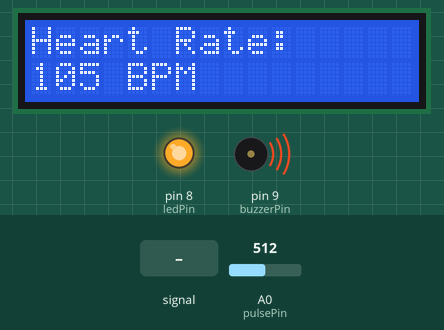
This sketch was run on a simulated Arduino Uno, built with avr-gcc and run on an emulated ATmega328P. Parts: 16×2 character LCD, output pins drawn as LEDs (lit = HIGH), buzzer (waves = sounding, pin HIGH). Inputs (shaded band) come from the test bench; at power-on: A0 (pulsePin) = 512. What the sketch prints to the serial monitor is not drawn.

Above: at 1.2 s.
1.3 s: A0 (pulsePin) fed a 200 Hz sine of ±81 counts around its level
At 2.7 s:
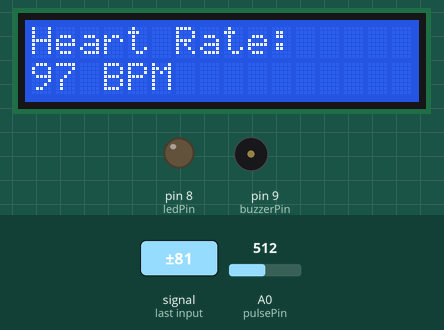
5.4 s: A0 (pulsePin) set to 716
At 6.5 s:
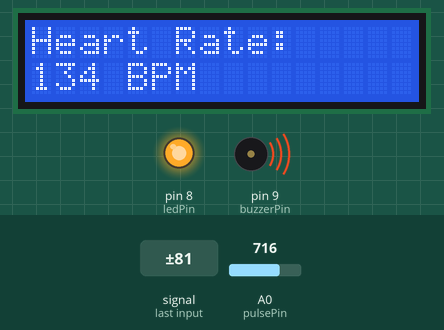
7.7 s: A0 (pulsePin) fed a 1000 Hz sine of ±255 counts around its level
At 9.0 s:
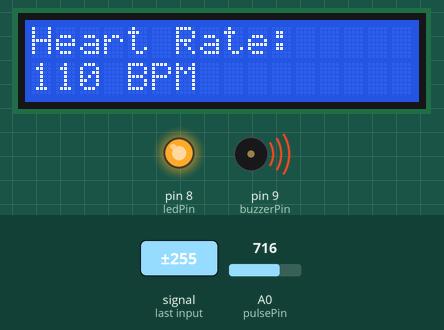
10.7 s: A0 (pulsePin) set to 900
At 12.0 s:
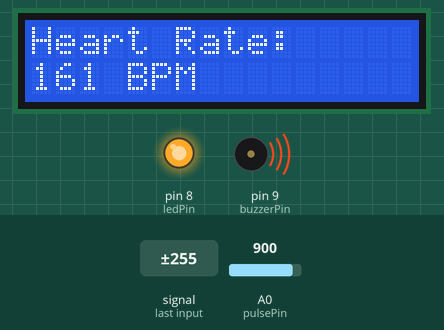
12.8 s: A0 (pulsePin) set to 1023
At 13.9 s:
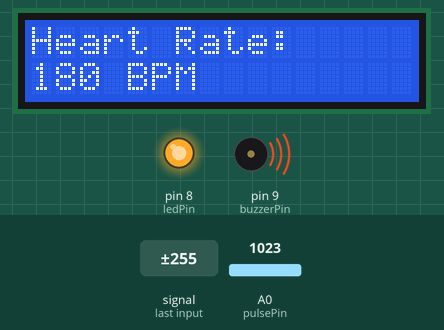
Timing chart, 0 to 15.8 s (numbered marks = the images above; inputs shaded):
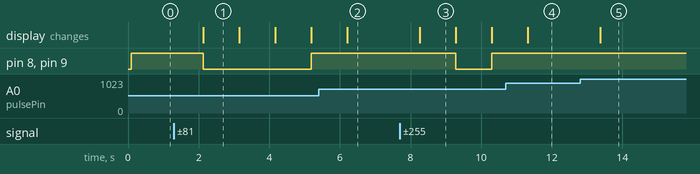

Measured:
- after the input at 1.3 s, pin 8 (ledPin), pin 9 (buzzerPin): HIGH → LOW after 0.83 s, → HIGH 3.1 s later; the display: changes after 0.83 s (image 1)
- after the input at 5.4 s, pin 8 (ledPin), pin 9 (buzzerPin): stays HIGH (without the input it goes to LOW after 0.81 s)
- after the input at 7.7 s, pin 8 (ledPin), pin 9 (buzzerPin): HIGH → LOW after 1.6 s, → HIGH 1.0 s later; the display: changes after 0.56 s (image 3)
- after the input at 12.8 s, the display: changes after 0.57 s (image 5)
- what the display in image 1 shows lasts 1.0 s, from 2.1 s to 3.1 s

The sketch:

heart_rate.ino
```cpp
// This Code is Designed by Prince Kushwaha from COSM Electronicsl
#include <Wire.h>
#include <LiquidCrystal_I2C.h>

// Define the LCD address and dimensions
LiquidCrystal_I2C lcd(0x27, 16, 2); // Change the address to 0x3F if 0x27 doesn't work

// Define pins for the components
const int pulsePin = A0;   // Pulse rate sensor connected to analog pin A0
const int buzzerPin = 9;   // Buzzer connected to digital pin 9
const int ledPin = 8;      // LED connected to digital pin 8

// Define threshold values for the heart rate danger zone
const int lowerThreshold = 60;  // Lower threshold for heart rate (BPM)
const int upperThreshold = 100; // Upper threshold for heart rate (BPM)

void setup() {
  // Initialize the serial communication for debugging
  Serial.begin(9600);

  // Initialize the LCD
  lcd.init();
  lcd.backlight();

  // Set the buzzer and LED pins as output
  pinMode(buzzerPin, OUTPUT);
  pinMode(ledPin, OUTPUT);

  // Ensure the buzzer and LED are off at the start
  digitalWrite(buzzerPin, LOW);
  digitalWrite(ledPin, LOW);
}

void loop() {
  // Read the value from the pulse sensor
  int pulseValue = analogRead(pulsePin);

  // Convert the analog value to BPM (this conversion may need calibration)
  int heartRate = map(pulseValue, 0, 1023, 30, 180);

  // Print the heart rate to the serial monitor for debugging
  Serial.print("Heart Rate: ");
  Serial.println(heartRate);

  // Display the heart rate on the LCD
  lcd.clear();
  lcd.setCursor(0, 0);
  lcd.print("Heart Rate:");
  lcd.setCursor(0, 1);
  lcd.print(heartRate);
  lcd.print(" BPM");

  // Check if the heart rate is in the danger zone
  if (heartRate < lowerThreshold || heartRate > upperThreshold) {
    // If in danger zone, turn on the buzzer and LED
    digitalWrite(buzzerPin, HIGH);
    digitalWrite(ledPin, HIGH);
  } else {
    // If not in danger zone, turn off the buzzer and LED
    digitalWrite(buzzerPin, LOW);
    digitalWrite(ledPin, LOW);
  }

  // Delay for a short period before taking the next reading
  delay(1000);  // 1 second delay
}
```
